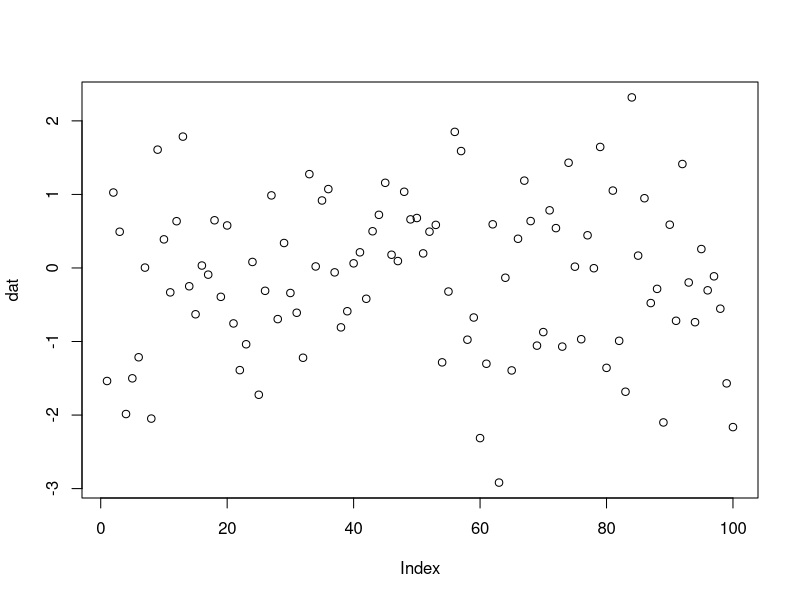

R code for this plot:
## ---- chunk 1
knitr::opts_chunk$set(echo = TRUE)
## ---- chunk 2
dat=rnorm(100)

plot(dat)

